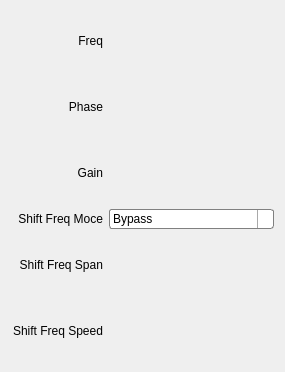
<?xml version="1.0" encoding="UTF-8"?>
<ui version="4.0">
 <class>CfgSettingFreqShift_Plus</class>
 <widget class="QWidget" name="CfgSettingFreqShift_Plus">
  <property name="geometry">
   <rect>
    <x>0</x>
    <y>0</y>
    <width>285</width>
    <height>372</height>
   </rect>
  </property>
  <property name="windowTitle">
   <string>Form</string>
  </property>
  <layout class="QGridLayout" name="gridLayout">
   <item row="1" column="1">
    <widget class="ConfigGainWidget" name="SP_Phase" native="true">
     <property name="maximumSize">
      <size>
       <width>79</width>
       <height>79</height>
      </size>
     </property>
    </widget>
   </item>
   <item row="1" column="0">
    <widget class="QLabel" name="label_3">
     <property name="text">
      <string>Phase</string>
     </property>
     <property name="alignment">
      <set>Qt::AlignRight|Qt::AlignTrailing|Qt::AlignVCenter</set>
     </property>
    </widget>
   </item>
   <item row="2" column="0">
    <widget class="QLabel" name="label_2">
     <property name="text">
      <string>Gain</string>
     </property>
     <property name="alignment">
      <set>Qt::AlignRight|Qt::AlignTrailing|Qt::AlignVCenter</set>
     </property>
    </widget>
   </item>
   <item row="4" column="1">
    <widget class="ConfigGainWidget" name="ShiftFreqSpan" native="true">
     <property name="maximumSize">
      <size>
       <width>79</width>
       <height>79</height>
      </size>
     </property>
    </widget>
   </item>
   <item row="3" column="1">
    <widget class="QComboBox" name="ShiftFreqMode">
     <property name="minimumSize">
      <size>
       <width>80</width>
       <height>0</height>
      </size>
     </property>
     <property name="maximumSize">
      <size>
       <width>16777215</width>
       <height>16777215</height>
      </size>
     </property>
     <property name="styleSheet">
      <string notr="true">QComboBox {
    border: 1px solid gray;
    border-radius: 3px;
    padding: 1px 18px 1px 3px;
    min-width: 3em;
}

QComboBox:editable {
    background: white;
}

QComboBox:!editable, QComboBox::drop-down:editable {
     background: qlineargradient(x1: 0, y1: 0, x2: 0, y2: 1,
                                 stop: 0 #E1E1E1, stop: 0.4 #DDDDDD,
                                 stop: 0.5 #D8D8D8, stop: 1.0 #D3D3D3);
}

/* QComboBox gets the &quot;on&quot; state when the popup is open */
QComboBox:!editable:on, QComboBox::drop-down:editable:on {
    background: qlineargradient(x1: 0, y1: 0, x2: 0, y2: 1,
                                stop: 0 #D3D3D3, stop: 0.4 #D8D8D8,
                                stop: 0.5 #DDDDDD, stop: 1.0 #E1E1E1);
}

QComboBox:on { /* shift the text when the popup opens */
    padding-top: 3px;
    padding-left: 4px;
}

QComboBox::drop-down {
    subcontrol-origin: padding;
    subcontrol-position: top right;
    width: 15px;

    border-left-width: 1px;
    border-left-color: darkgray;
    border-left-style: solid; /* just a single line */
    border-top-right-radius: 3px; /* same radius as the QComboBox */
    border-bottom-right-radius: 3px;
}

QComboBox::down-arrow {
    image: url(style/psblack/add_bottom.png);
    width:10px;
    height:10px;
    padding:5px 5px 5px 5px;
}

QComboBox::down-arrow:on { /* shift the arrow when popup is open */
    top: 1px;
    left: 1px;
}</string>
     </property>
     <item>
      <property name="text">
       <string>Bypass</string>
      </property>
     </item>
     <item>
      <property name="text">
       <string>Fix Freq</string>
      </property>
     </item>
     <item>
      <property name="text">
       <string>Variable Freq Line</string>
      </property>
     </item>
     <item>
      <property name="text">
       <string>Variable Freq Random</string>
      </property>
     </item>
    </widget>
   </item>
   <item row="0" column="1">
    <widget class="ConfigGainWidget" name="SP_Freq" native="true">
     <property name="maximumSize">
      <size>
       <width>79</width>
       <height>79</height>
      </size>
     </property>
    </widget>
   </item>
   <item row="5" column="0">
    <widget class="QLabel" name="label_5">
     <property name="text">
      <string>Shift Freq Speed</string>
     </property>
     <property name="alignment">
      <set>Qt::AlignRight|Qt::AlignTrailing|Qt::AlignVCenter</set>
     </property>
    </widget>
   </item>
   <item row="2" column="1">
    <widget class="ConfigGainWidget" name="SP_Gain" native="true">
     <property name="maximumSize">
      <size>
       <width>79</width>
       <height>79</height>
      </size>
     </property>
    </widget>
   </item>
   <item row="4" column="0">
    <widget class="QLabel" name="label_4">
     <property name="text">
      <string>Shift Freq Span</string>
     </property>
     <property name="alignment">
      <set>Qt::AlignRight|Qt::AlignTrailing|Qt::AlignVCenter</set>
     </property>
    </widget>
   </item>
   <item row="3" column="0">
    <widget class="QLabel" name="label_6">
     <property name="text">
      <string>Shift Freq Moce</string>
     </property>
     <property name="alignment">
      <set>Qt::AlignRight|Qt::AlignTrailing|Qt::AlignVCenter</set>
     </property>
    </widget>
   </item>
   <item row="0" column="0">
    <widget class="QLabel" name="label">
     <property name="text">
      <string>Freq</string>
     </property>
     <property name="alignment">
      <set>Qt::AlignRight|Qt::AlignTrailing|Qt::AlignVCenter</set>
     </property>
     <property name="wordWrap">
      <bool>true</bool>
     </property>
    </widget>
   </item>
   <item row="5" column="1">
    <widget class="ConfigGainWidget" name="ShiftFreqSpeed" native="true">
     <property name="maximumSize">
      <size>
       <width>79</width>
       <height>79</height>
      </size>
     </property>
    </widget>
   </item>
  </layout>
 </widget>
 <customwidgets>
  <customwidget>
   <class>ConfigGainWidget</class>
   <extends>QWidget</extends>
   <header>customWidget/configgainwidget.h</header>
   <container>1</container>
  </customwidget>
 </customwidgets>
 <resources/>
 <connections/>
</ui>
